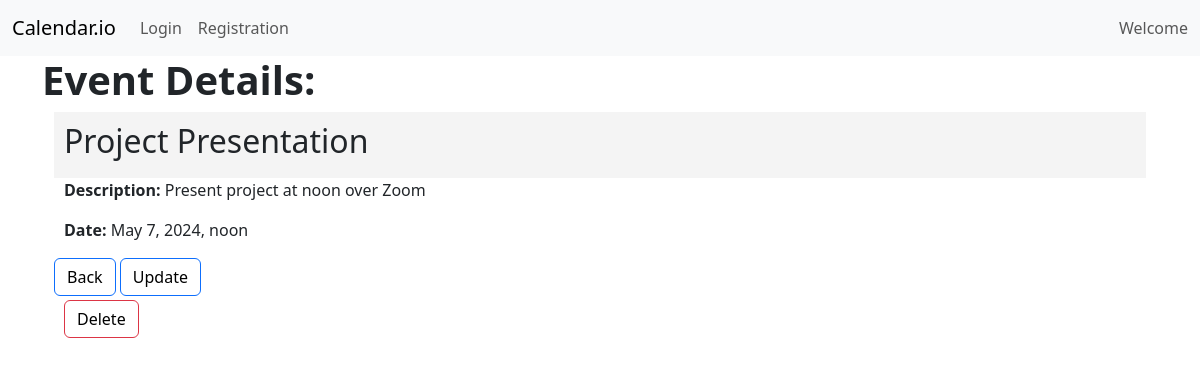
The app's page /event_detail/16 with its own data.
### calendarAPP/models.py (models this page shows, shortened)
class Event(models.Model):
    event_id = models.AutoField(primary_key=True)
    title = models.CharField(max_length=100)
    description = models.CharField(max_length=300)
    event_date = models.DateTimeField()
    users_event = models.ForeignKey(User, on_delete=models.CASCADE) # Each event is associated with one user

### calendarAPP/views.py (the view)
# urls.py: path('event_detail/<int:pk>',views.event_detail, name="event_detail"),
def event_detail(request, pk):
    event = Event.objects.get(pk = pk)
    return render(request, 'calendarAPP/event_detail.html', {'event': event})

### calendarAPP/templates/calendarAPP/event_detail.html (shortened to what this page needs)
<!DOCTYPE html>
{% extends 'calendarAPP/base.html' %}
        {% block content %}
        <h1><b>Event Details: </b></h1>
    {% if event %}
    <div class="container" id="card">
       <div id = 'title'><h2>{{event.title}} </h2></div>
        <div id = 'desc'><p><b>Description: </b>{{event.description}}</p>
        <p><b>Date: </b>{{event.event_date}}</p></div>
      <div id = 'button'>
        <a class = "btn btn-primary" href="{% url "cal:home"%}">Back</a>
        <a class = "btn btn-primary" href="{% url "cal:update_event" event.event_id %}"> Update</a>
      </div>
        <div id ='deleteButton'>
          <a class = "btn btn-danger" href="{% url "cal:delete" event.event_id%}">Delete</a>
        </div>
    </div>
    {% endif %}
  {%endblock content%}

### calendarAPP/static/calendarAPP/css/styles.css (style rules this page uses)
a { color: #17a2b8; }
.btn { outline: none; color: black; background-color: transparent; box-shadow: 0 0 0 0; }
.container { justify-content: center; align-items: center; }
#title { background-color: rgba(244, 244, 244, 0.933); padding: 10px }
#deleteButton { size: 10px; margin-bottom: 10px; margin-left: 10px; padding-top: 2px; margin-top: 2px; }
#desc { margin-left: 10px; margin-bottom: 10px; }

### records on screen
Event: title "Project Presentation", description "Present project at noon over Zoom", event_date "May 7, 2024, noon"
